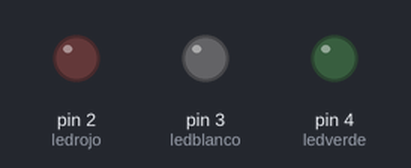
Bench run of a sketch on a simulated Arduino Uno, built with avr-gcc and run on an emulated ATmega328P. On the bench: output pins drawn as LEDs (lit = HIGH).

Above: at 0.5 s.
At 2.0 s:
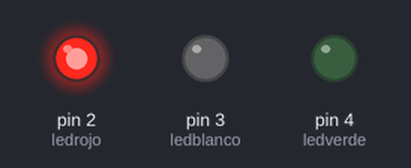
At 4.5 s:
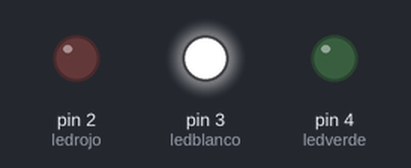
At 7.0 s:
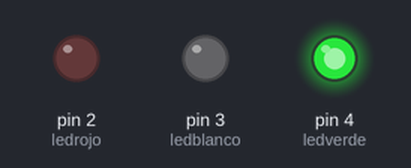
Timing chart, 0 to 10.4 s (numbered marks = the images above):
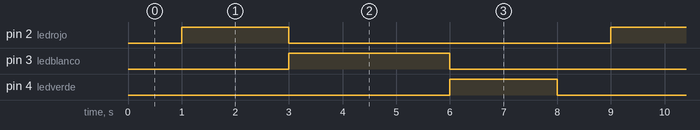

Measured:
- by itself, pin 2 (ledrojo), pin 4 (ledverde): alternates HIGH for 2.0 s and LOW for 6.0 s
- by itself, pin 3 (ledblanco): alternates HIGH for 3.0 s and LOW for 5.0 s
- by itself, everything shown: repeats every 8.0 s, in 4 steps

The sketch:

sketch_jan29a.ino
```cpp
int ledrojo=2 ;
int ledblanco=3;
int ledverde=4;


void setup() {
 pinMode(ledrojo, OUTPUT);
  pinMode(ledblanco, OUTPUT);
   pinMode(ledverde, OUTPUT);
   digitalWrite (ledrojo, LOW);
   digitalWrite (ledblanco, LOW);
   digitalWrite (ledverde, LOW);
}

void loop() {
  delay(1000);
 digitalWrite (ledrojo, HIGH);

 delay(2000);
 digitalWrite (ledrojo, LOW);
digitalWrite (ledblanco, HIGH);
delay(3000);
digitalWrite (ledblanco, LOW);
digitalWrite (ledverde, HIGH);
delay(2000);
 digitalWrite (ledverde, LOW);
}
```
